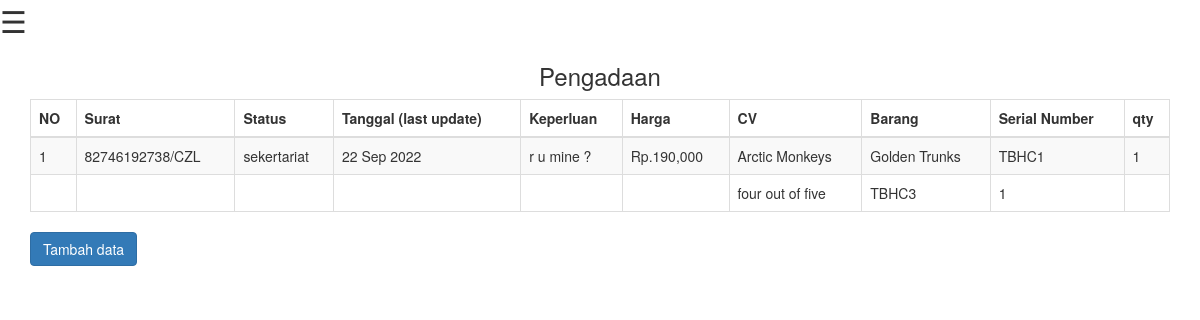
/pengadaan.php (signed in), run on the app's committed database.
### tables this page shows
CREATE TABLE `detail` (
  `id_detail` int(11) NOT NULL,
  `id_pengadaan` int(11) NOT NULL,
  `barang` varchar(256) NOT NULL,
  `SN` varchar(256) NOT NULL,
  `qty` int(11) NOT NULL
);

CREATE TABLE `pengadaan` (
  `id_pengadaan` int(11) NOT NULL,
  `nomor_surat` varchar(256) NOT NULL,
  `cv` varchar(256) NOT NULL,
  `tgl` date NOT NULL
);

CREATE TABLE `nota_dinas` (
  `nomor_surat` varchar(256) NOT NULL,
  `keperluan` text NOT NULL,
  `harga` int(11) NOT NULL,
  `status` varchar(256) NOT NULL,
  `tgl` date NOT NULL
);

### pengadaan.php (the view, shortened to what this page needs)
<?php
include 'navbar.php';
?>
<!DOCTYPE html>
<html>
<head>
    <link rel="stylesheet" href="https://maxcdn.bootstrapcdn.com/bootstrap/3.4.0/css/bootstrap.min.css">
</head>
<body>
    <div class="container">
        <div align="center">
            <h3>Pengadaan</h3>
        </div>
        <table class="table table-striped table-bordered table-hover">
            <thead>
                <tr>
                    <th>NO</th>
                    <th>Surat</th>
                    <th>Status</th>
                    <th>Tanggal (last update)</th>
                    <th>Keperluan</th>
                    <th>Harga</th>
                    <th>CV</th>
                    <th>Barang</th>
                    <th>Serial Number</th>
                    <th>qty</th>
                </tr>
            </thead>
            <tbody>
                <?php
                $data = mysqli_query(
                    $conn,
                    "SELECT  p.id_pengadaan as p_id, n.keperluan as kepentingan,n.status as statuss,n.tgl as tanggal,p.cv as cv ,n.harga as harga, p.nomor_surat as no_surat from pengadaan p, nota_dinas n where p.nomor_surat = n.nomor_surat "
                );
                $no = 0;
                while ($data_transaksi = mysqli_fetch_array($data)) {
                    $qry_dtl_transaksi = mysqli_query($conn, "SELECT *, qty  FROM detail WHERE id_pengadaan = " . $data_transaksi['p_id'] . "");
                    $no++;
                    $i = 0;
                    while ($data_dtl_transaksi = mysqli_fetch_assoc($qry_dtl_transaksi)) {
                        $i++;
                        if ($i == 1) {
                ?>
                            <tr>
                                <td><?php echo $no ?></td>
                                <td><?php echo $data_transaksi['no_surat'] ?> </td>
                                <td><?php echo $data_transaksi['statuss'] ?> </td>
                                <td><?php echo date('d M Y', strtotime($data_transaksi['tanggal'])) ?></td>
                                <td><?php echo $data_transaksi['kepentingan'] ?> </td>
                                <td>
                                    Rp.<?= number_format($data_transaksi['harga']) ?>
                                </td>
                                <td><?php echo $data_transaksi['cv'] ?> </td>
                                <td><?= $data_dtl_transaksi['barang'] ?></td>
                                <td><?= $data_dtl_transaksi['SN'] ?></td>
                                <td><?= $data_dtl_transaksi['qty'] ?></td>
                            </tr>
                        <?php
                        } else {
                        ?>
                            <tr>
                                <td></td>
                                <td></td>
                                <td></td>
                                <td></td>
                                <td></td>
                                <td></td>
                                <td><?= $data_dtl_transaksi['barang'] ?></td>
                                <td><?= $data_dtl_transaksi['SN'] ?></td>
                                <td><?= $data_dtl_transaksi['qty'] ?></td>
                            </tr>
                    <?php
                        }
                    }
                    ?>
                <?php
                }
                ?>
            </tbody>
        </table>
        <a href="add_pengadaan.php?total_pckg=1" class="btn btn-primary">Tambah data</a>
</body>
</html>

### navbar.php (style rules this page uses)
body { font-family: "Lato", sans-serif; }

### data on the page
detail: id_pengadaan.nomor_surat "82746192738/CZL", id_pengadaan.cv "Arctic Monkeys", barang "Golden Trunks", SN "TBHC1", qty "1"
nota_dinas: status "sekertariat", tgl "22 Sep 2022", keperluan "r u mine ?", harga "190,000"
detail: barang "four out of five", SN "TBHC3", qty "1"
